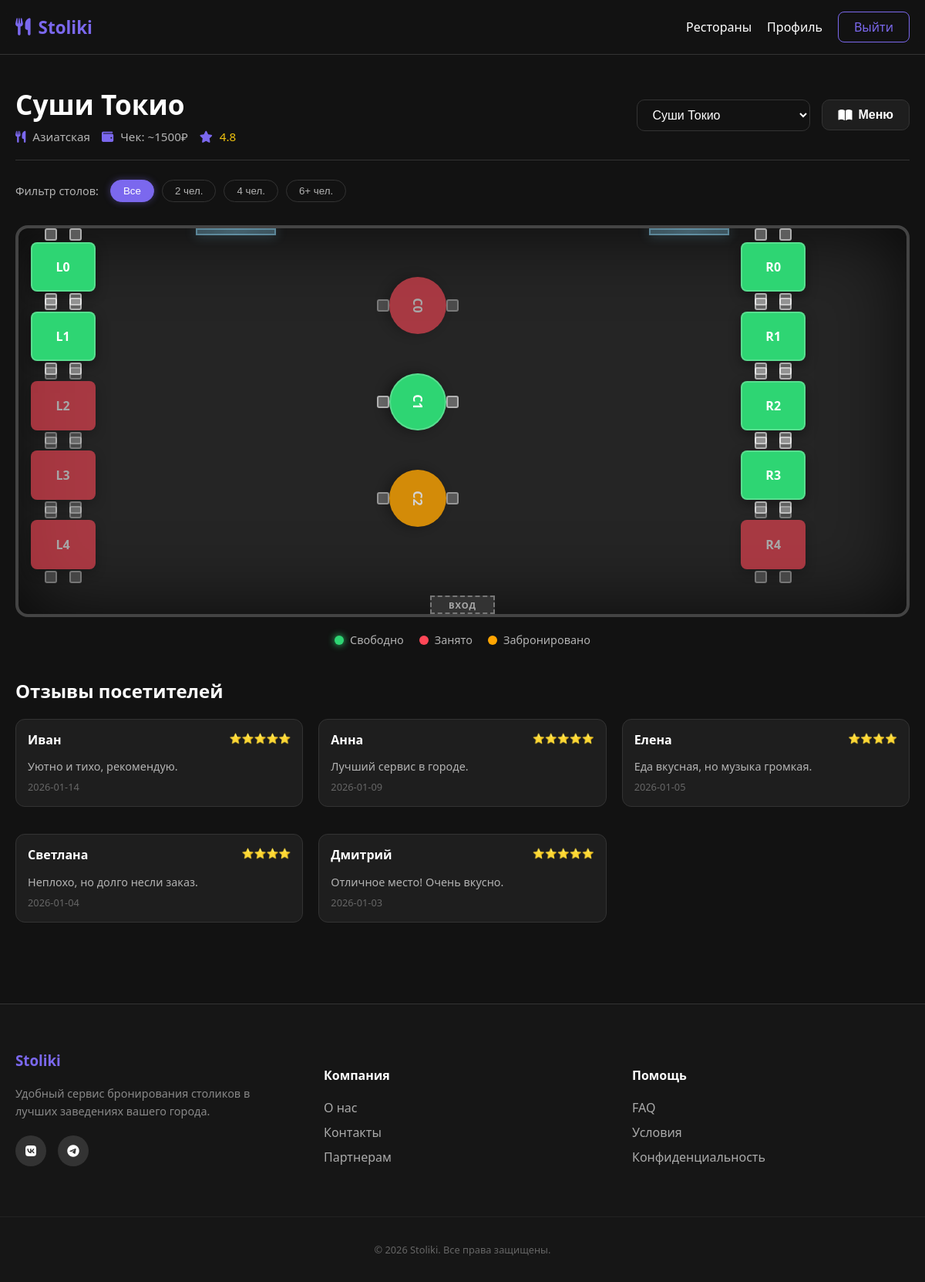
/booking?cafe=4 (signed in), run on the app's committed database.
### tables this page shows
CREATE TABLE cafes (
                 id INTEGER PRIMARY KEY AUTOINCREMENT,
                 name TEXT NOT NULL, address TEXT NOT NULL, cuisine TEXT NOT NULL, is_24h INTEGER DEFAULT 0,
                 avg_check INTEGER DEFAULT 1500, tags TEXT DEFAULT "");

CREATE TABLE tables (
                 id INTEGER PRIMARY KEY AUTOINCREMENT,
                 cafe_id INTEGER, number TEXT NOT NULL, seats INTEGER NOT NULL,
                 pos_x INTEGER DEFAULT 0, pos_y INTEGER DEFAULT 0,
                 shape TEXT DEFAULT 'rect', rotation INTEGER DEFAULT 0,
                 FOREIGN KEY(cafe_id) REFERENCES cafes(id));

CREATE TABLE reviews (
                 id INTEGER PRIMARY KEY AUTOINCREMENT,
                 cafe_id INTEGER, user_name TEXT, rating INTEGER, text TEXT, date TEXT,
                 FOREIGN KEY(cafe_id) REFERENCES cafes(id));

### app.py (the view, shortened to what this page needs)
@app.route('/booking', methods=['GET', 'POST'])
def booking():
    if 'user_id' not in session: return redirect(url_for('login'))
    conn = get_db_connection()
    selected_cafe_id = request.args.get('cafe', 1)
    current_cafe = conn.execute("SELECT * FROM cafes WHERE id=?", (selected_cafe_id,)).fetchone()
    cafes = conn.execute("SELECT id, name FROM cafes").fetchall()
    tables = conn.execute("SELECT * FROM tables WHERE cafe_id=?", (selected_cafe_id,)).fetchall()
    reviews = conn.execute("SELECT * FROM reviews WHERE cafe_id=? ORDER BY date DESC LIMIT 5",
                           (selected_cafe_id,)).fetchall()
    today = datetime.now().strftime('%Y-%m-%d')
    real_bookings = [r['table_id'] for r in conn.execute("SELECT table_id FROM bookings WHERE cafe_id=? AND date=?",
                                                         (selected_cafe_id, today)).fetchall()]
    seed = int(time.time() // 300)
    random.seed(seed + int(selected_cafe_id))
    table_statuses = {}
    for t in tables:
        t_id = t['id']
        if t_id in real_bookings:
            table_statuses[t_id] = 'occupied'
        else:
            rand = random.random()
            table_statuses[t_id] = 'free' if rand < 0.6 else 'occupied' if rand < 0.9 else 'booked'
    conn.close()
    return render_template('booking.html', current_cafe=current_cafe, all_cafes=cafes, tables=tables,
                           table_statuses=table_statuses, today=today, reviews=reviews)

### app.py (called while the page is built)
def get_db_connection():
    conn = sqlite3.connect('database.db')
    conn.row_factory = sqlite3.Row
    return conn

### templates/booking.html (shortened to what this page needs)
{% extends "base.html" %}
{% block content %}
<div class="booking-container">
    <div class="booking-header-redesigned">
        <div class="header-main-info">
            <h1 class="cafe-title">{{ current_cafe.name }}</h1>
            <div class="cafe-meta-tags">
                <span class="meta-tag"><i class="fas fa-utensils"></i> {{ current_cafe.cuisine }}</span>
                <span class="meta-tag"><i class="fas fa-wallet"></i> Чек: ~{{ current_cafe.avg_check }}₽</span>
                <span class="meta-tag rating"><i class="fas fa-star"></i> 4.8</span>
            </div>
        </div>
        <div class="header-actions">
             <div class="cafe-selector-wrapper">
                <select id="cafe-selector" onchange="location = this.value;">
                    {% for cafe in all_cafes %}
                    <option value="{{ url_for('booking', cafe=cafe.id) }}" {% if cafe.id == current_cafe.id %}selected{% endif %}>
                        {{ cafe.name }}
                    </option>
                    {% endfor %}
                </select>
            </div>
            <button class="btn-menu-dark" onclick="document.getElementById('menu-modal').style.display='block'">
                <i class="fas fa-book-open"></i> Меню
            </button>
        </div>
    </div>
    <div class="filters-bar">
        <span class="filter-label">Фильтр столов:</span>
        <div class="filter-options">
            <button class="filter-pill active" onclick="filterTables('all')">Все</button>
            <button class="filter-pill" onclick="filterTables(2)">2 чел.</button>
            <button class="filter-pill" onclick="filterTables(4)">4 чел.</button>
            <button class="filter-pill" onclick="filterTables(6)">6+ чел.</button>
        </div>
    </div>
    <div class="restaurant-map-container">
        <div class="map-door" style="bottom: 0; left: 50%; transform: translateX(-50%);">Вход</div>
        <div class="map-window" style="top: 0; left: 20%; width: 100px; height: 5px;"></div>
        <div class="map-window" style="top: 0; right: 20%; width: 100px; height: 5px;"></div>
        {% for table in tables %}
        {% set status = table_statuses[table.id] %}
        <div class="map-element shape-{{ table.shape }} status-{{ status }} table-spot"
             style="left: {{ table.pos_x }}%; top: {{ table.pos_y }}%; transform: translate(-50%, -50%) rotate({{ table.rotation }}deg);"
             data-id="{{ table.id }}"
             data-seats="{{ table.seats }}"
             data-number="{{ table.number }}"
             {% if status == 'free' %}onclick="selectTable(this)"{% endif %}>
            <span class="table-number">{{ table.number }}</span>
            {% for i in range(table.seats) %}
            <div class="chair chair-{{ i }}"></div>
            {% endfor %}
        </div>
        {% endfor %}
    </div>
    <div class="map-legend">
        <div class="legend-item"><span class="dot free"></span> Свободно</div>
        <div class="legend-item"><span class="dot occupied"></span> Занято</div>
        <div class="legend-item"><span class="dot booked"></span> Забронировано</div>
    </div>
    <div class="reviews-section">
        <h2 style="color:white; margin-bottom: 20px;">Отзывы посетителей</h2>
        <div class="reviews-grid" style="display: grid; grid-template-columns: repeat(auto-fit, minmax(300px, 1fr)); gap: 20px;">
            {% for review in reviews %}
            <div class="review-card">
                <div class="review-header">
                    <span class="review-author">{{ review.user_name }}</span>
                    <span class="review-rating">
                        {% for i in range(review.rating) %}⭐{% endfor %}
                    </span>
                </div>
                <p class="review-text">{{ review.text }}</p>
                <span class="review-date">{{ review.date }}</span>
            </div>
            {% endfor %}
        </div>
    </div>
</div>
{% endblock %}

### data on the page
cafes: name "Суши Токио", cuisine "Азиатская", avg_check "1500"
tables: number "L0", seats 4 (drawn)
tables: number "R0", seats 4 (drawn)
tables: number "L1", seats 4 (drawn)
tables: number "R1", seats 4 (drawn)
tables: number "L2", seats 4 (drawn)
tables: number "R2", seats 4 (drawn)
tables: number "L3", seats 4 (drawn)
tables: number "R3", seats 4 (drawn)
tables: number "L4", seats 4 (drawn)
tables: number "R4", seats 4 (drawn)
tables: number "C0", seats 2 (drawn)
tables: number "C1", seats 2 (drawn)
tables: number "C2", seats 2 (drawn)
reviews: user_name "Иван", text "Уютно и тихо, рекомендую.", date "2026-01-14"
reviews: user_name "Анна", text "Лучший сервис в городе.", date "2026-01-09"
reviews: user_name "Елена", text "Еда вкусная, но музыка громкая.", date "2026-01-05"
reviews: user_name "Светлана", text "Неплохо, но долго несли заказ.", date "2026-01-04"
reviews: user_name "Дмитрий", text "Отличное место! Очень вкусно.", date "2026-01-03"

### other printed values
form field value "Суши Токио"
